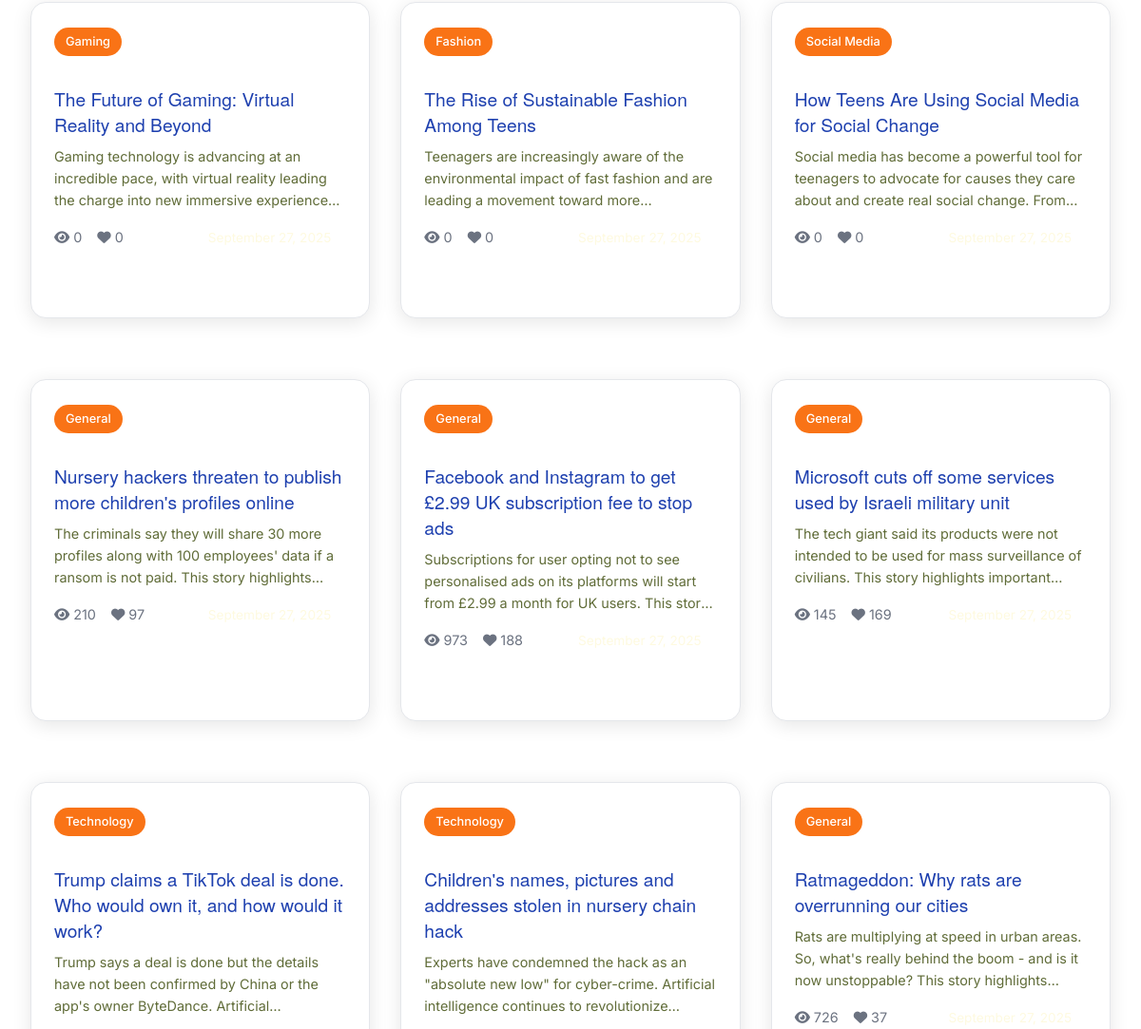
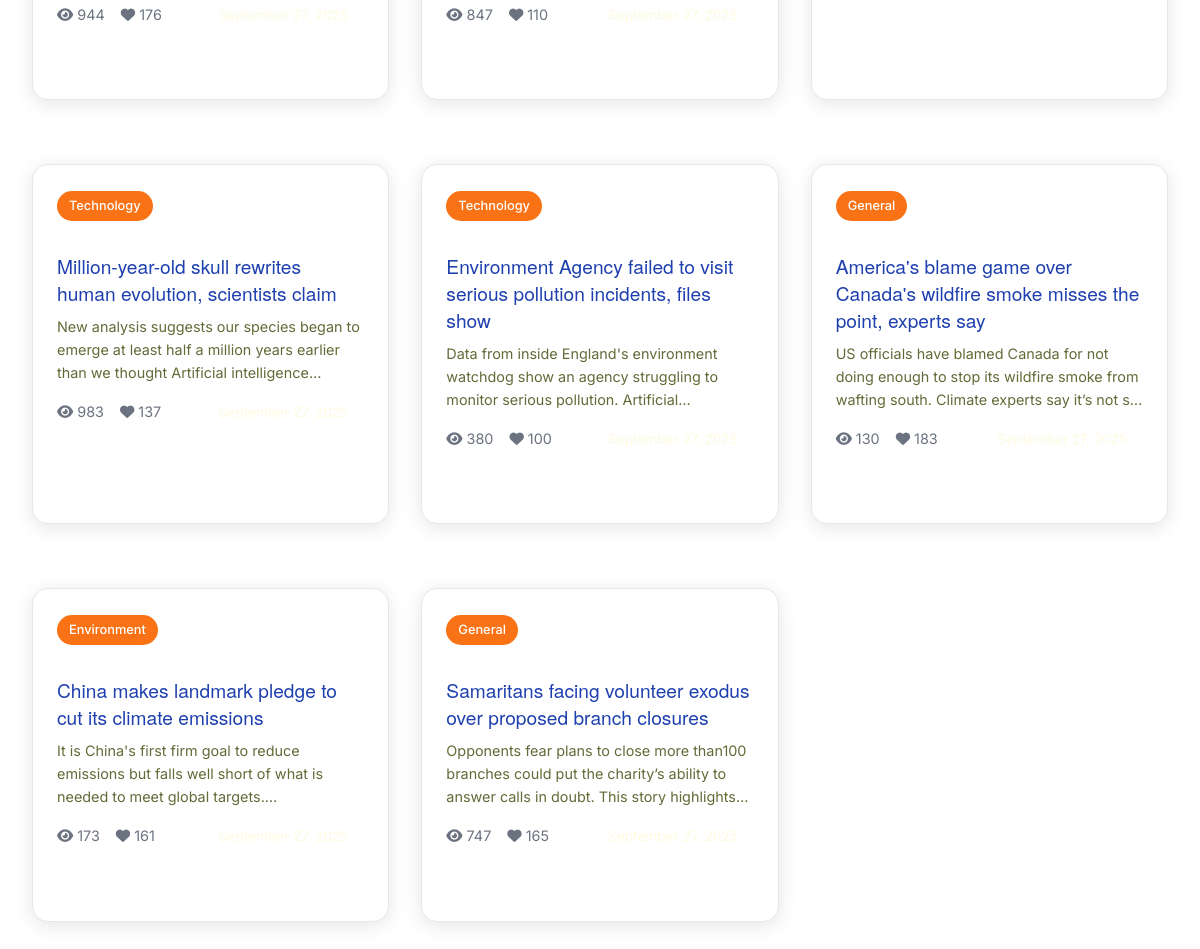
Before: /search (lower part) with the older database file (2 pictures, top to bottom).
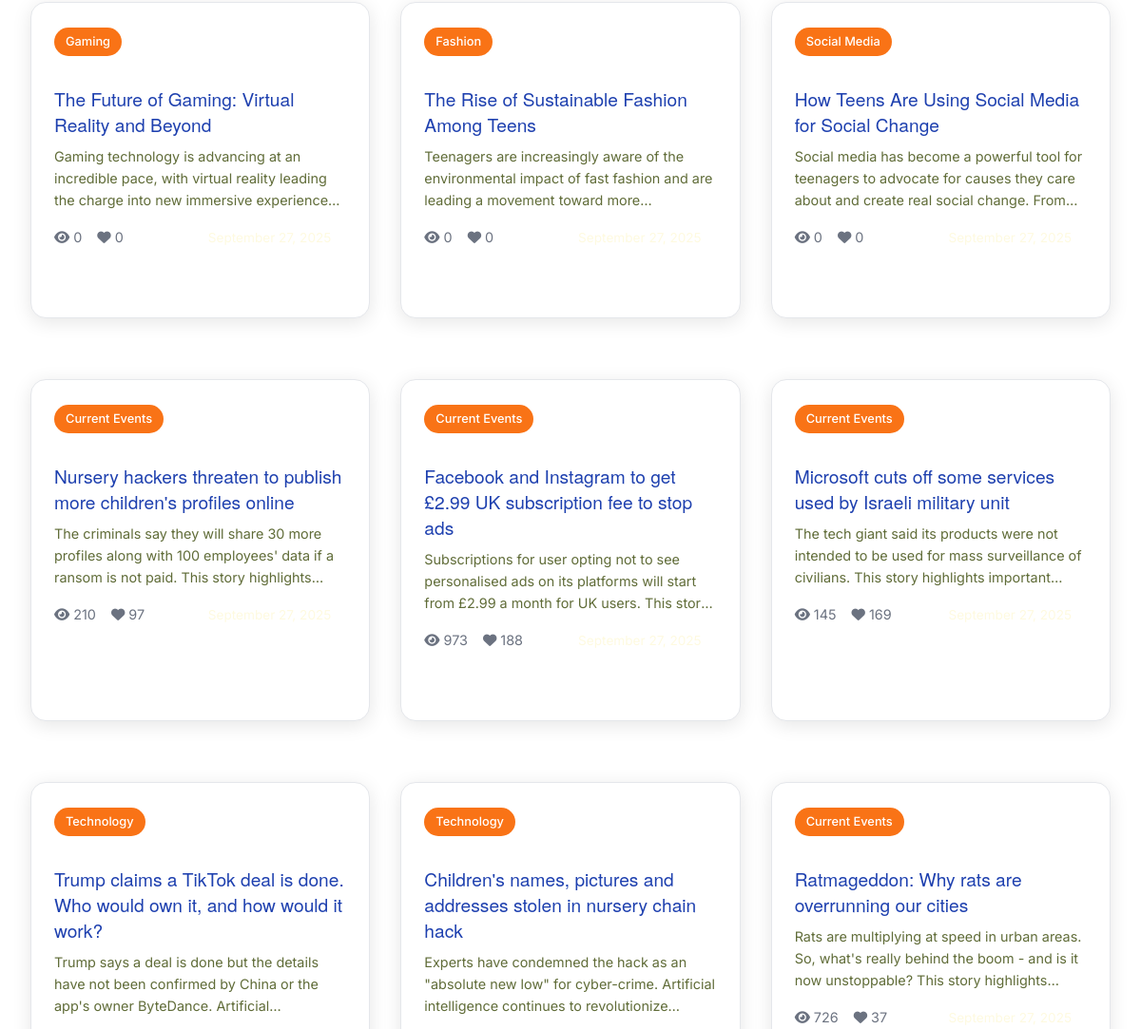
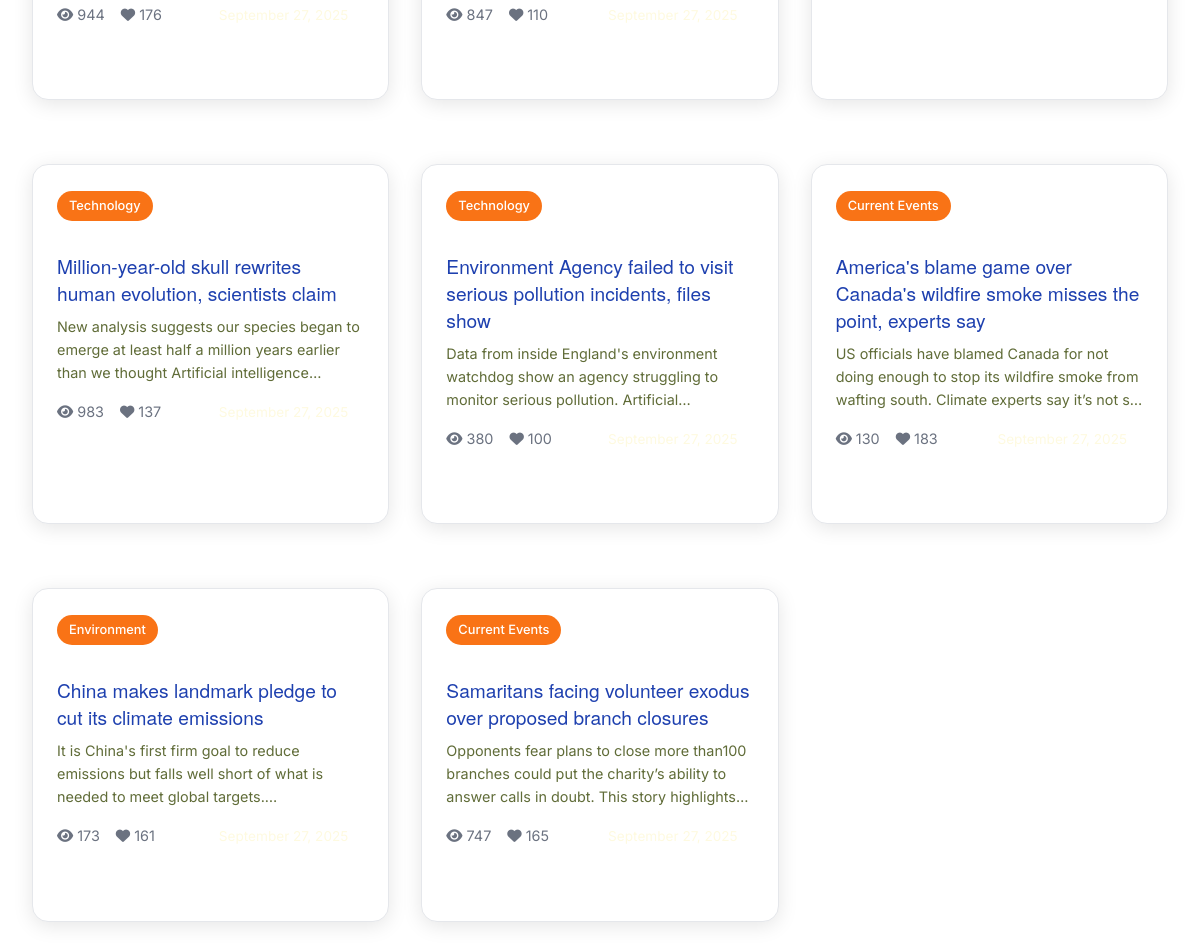
After: the same page with the newer database file (2 pictures, top to bottom).
### tables this page shows
CREATE TABLE articles (
            id INTEGER PRIMARY KEY AUTOINCREMENT,
            headline TEXT NOT NULL,
            content TEXT NOT NULL,
            category TEXT NOT NULL,
            source TEXT,
            url TEXT,
            created_at TIMESTAMP DEFAULT CURRENT_TIMESTAMP,
            updated_at TIMESTAMP DEFAULT CURRENT_TIMESTAMP,
            drawn_by_user_id TEXT,
            publish_date DATE,
            tags TEXT,
            views INTEGER DEFAULT 0,
            likes INTEGER DEFAULT 0,
            FOREIGN KEY (drawn_by_user_id) REFERENCES users(id)
        );

### app_with_auth.py (the view, shortened to what this page needs)
@app.route('/search')
def search_articles():
    query = request.args.get('q', '')
    category = request.args.get('category', '')
    try:
        articles = get_articles_from_db(limit=20)
        print(f"DEBUG: Found {len(articles)} articles from database")
        flash(f'✅ Using local database: {get_database_status()}', 'success')
        if category:
            articles = [a for a in articles if a.get('category') == category]
        return render_template('search.html',
                             articles=articles,
                             query=query,
                             category=category,
                             total_results=len(articles),
                             format_date=format_date)
    except Exception as e:
        print(f"Error in search route: {e}")
        return render_template('search.html', articles=[], query=query, category=category, format_date=format_date)

### app_with_auth.py (called while the page is built)
def format_date(date_string):
    try:
        if isinstance(date_string, str):
            date_obj = datetime.fromisoformat(date_string.replace('Z', '+00:00'))
        else:
            date_obj = date_string
        return date_obj.strftime('%B %d, %Y')
    except:
        return 'Recent'

def get_articles_from_db(limit=20):
    try:
        db = get_database()
        if not db:
            return []
        articles = db.select('articles', limit=limit)
        return articles
    except Exception as e:
        print(f"Error fetching articles: {e}")
        return []

@app.context_processor
def inject_user():
    return {
        'current_user': get_current_user(),
        'is_authenticated': is_authenticated(),
        'is_admin': is_admin()
    }

### auth_system_enhanced.py (called while the page is built, shortened)
def get_current_user():
    return auth_manager.get_current_user()

def is_authenticated():
    return auth_manager.is_authenticated()

def is_admin():
    return auth_manager.is_admin()

    def get_current_user(self):
        if not session.get('is_authenticated'):
            return None

    def is_authenticated(self):
        return session.get('is_authenticated', False)

    def is_admin(self):
        return session.get('is_admin', False)

### database_manager.py (called while the page is built, shortened)
def get_database():
    toggle = DatabaseToggle()
    return toggle.get_database()

def get_database_status():
    toggle = DatabaseToggle()
    return toggle.get_status()

    def connect(self):
        self.conn = sqlite3.connect(self.db_path)
        self.conn.row_factory = sqlite3.Row  # Enable column access by name
        return self

    def execute_query(self, query: str, params: tuple = ()) -> List[Dict[str, Any]]:
        if not self.conn:
            self.connect()
        cursor = self.conn.cursor()
        cursor.execute(query, params)
        columns = [description[0] for description in cursor.description] if cursor.description else []
        results = [dict(zip(columns, row)) for row in cursor.fetchall()]
        self.conn.commit()
        return results

    def select(self, table: str, columns: str = '*', where: str = '', params: tuple = (), limit: int = None) -> List[Dict[str, Any]]:
        query = f"SELECT {columns} FROM {table}"
        if where:
            query += f" WHERE {where}"
        if limit:
            query += f" LIMIT {limit}"
        return self.execute_query(query, params)

    def load_config(self):
        if os.path.exists(self.config_file):
            with open(self.config_file, 'r') as f:
                self.config = json.load(f)

### templates/search.html (shortened to what this page needs)
{% extends "base.html" %}
{% block content %}
    <section class="results-section">
        {% if articles %}
            <div class="articles-grid">
                {% for article in articles %}
                <article class="article-card">
                    <div class="article-content">
                        <span class="article-category">{{ article.category }}</span>
                        <h3 class="article-title">
                            <a href="{{ url_for('view_article', article_id=article.id) }}" class="read-more">
                                {{ article.headline }}
                            </a>
                        </h3>
                        <p class="article-excerpt">
                            {{ article.content[:150] }}{% if article.content|length > 150 %}...{% endif %}
                        </p>
                        <div class="article-meta">
                            <div class="article-stats">
                                <div class="stat">
                                    <i class="fas fa-eye"></i>
                                    <span>{{ article.views or 0 }}</span>
                                </div>
                                <div class="stat">
                                    <i class="fas fa-heart"></i>
                                    <span>{{ article.likes or 0 }}</span>
                                </div>
                            </div>
                            <div class="article-date">
                            </div>
                        </div>
                    </div>
                </article>
                {% endfor %}
            </div>
        {% endif %}
    </section>
{% endblock %}

### templates/base.html (shortened to what this page needs)
<!DOCTYPE html>
<html lang="en">
<head>
    <link rel="stylesheet" href="{{ url_for('static', filename='css/style.css') }}">
    <link rel="stylesheet" href="https://cdnjs.cloudflare.com/ajax/libs/font-awesome/6.0.0/css/all.min.css">
</head>
<body>
    <main class="main-content">
        {% block content %}{% endblock %}
    </main>
</body>
</html>

### static/css/style.css (style rules this page uses)
:root { --primary-color: #606c38; --secondary-color: #283618; --bg-primary: #fefae0; --accent-color: #dda15e; --highlight-color: #bc6c25; --text-primary: #283618; --text-secondary: #606c38; --text-light: #fefae0; --success-color: #28a745; --danger-color: #dc3545; --warning-color: #ffc107; --info-color: #17a2b8; --shadow-light: 0 2px 10px rgba(0,0,0,0.1); --shadow-medium: 0 4px 20px rgba(0,0,0,0.15); --shadow-heavy: 0 8px 30px rgba(0,0,0,0.2); --border-radius: 16px; --border-radius-small: 10px; --transition: all 0.3s ease; --primary-blue: #1e40af; --secondary-blue: #3b82f6; --accent-orange: #f97316; --text-dark: #1f2937; --text-gray: #6b7280; --bg-white: #ffffff; --bg-light: #f9fafb; --border-light: #e5e7eb; }
* { margin: 0; padding: 0; box-sizing: border-box; }
body { font-family: 'Helvetica Neue', Helvetica, Arial, sans-serif; line-height: 1.6; color: var(--text-primary); background-color: var(--bg-primary); }
h1, h2, h3, h4 { font-weight: 600; line-height: 1.3; }
h3 { font-size: 1.5rem; }
.articles-grid { display: grid; grid-template-columns: repeat(auto-fit, minmax(300px, 1fr)); gap: 2rem; margin-bottom: 3rem; }
.article-card, .trending-card { background: var(--bg-primary); border-radius: var(--border-radius); box-shadow: var(--shadow-light); overflow: hidden; margin-bottom: 2rem; }
.article-card h3, .trending-card h3 { font-family: 'Helvetica Neue', Helvetica, Arial, sans-serif; font-size: 1.2rem; color: var(--primary-color); margin: 1rem 0 0.5rem 0; font-weight: 700; }
.article-card p, .trending-card p { display: none; }
.article-meta { display: flex; gap: 1rem; margin-bottom: 1rem; flex-wrap: wrap; }
.article-category { background: var(--primary-color); color: white; padding: 4px 12px; border-radius: 20px; font-size: 0.8rem; font-weight: 500; }
.article-date, .article-source { color: var(--text-light); font-size: 0.85rem; margin-right: 1rem; }
.article-card .article-excerpt { color: var(--text-secondary); font-size: 0.9rem; line-height: 1.6; display: -webkit-box; -webkit-line-clamp: 3; -webkit-box-orient: vertical; overflow: hidden; }
.article-content { font-size: 1.1rem; line-height: 1.7; margin-bottom: 2rem; }

Changed rows visible on the page:
changed articles "Nursery hackers threaten to publish more children's profiles online": category "General" → "Current Events"
changed articles "Facebook and Instagram to get £2.99 UK subscription fee to stop ads": category "General" → "Current Events"
changed articles "Microsoft cuts off some services used by Israeli military unit": category "General" → "Current Events"
changed articles "Ratmageddon: Why rats are overrunning our cities": category "General" → "Current Events"
changed articles "America's blame game over Canada's wildfire smoke misses the point, experts say": category "General" → "Current Events"
changed articles "Samaritans facing volunteer exodus over proposed branch closures": category "General" → "Current Events"
